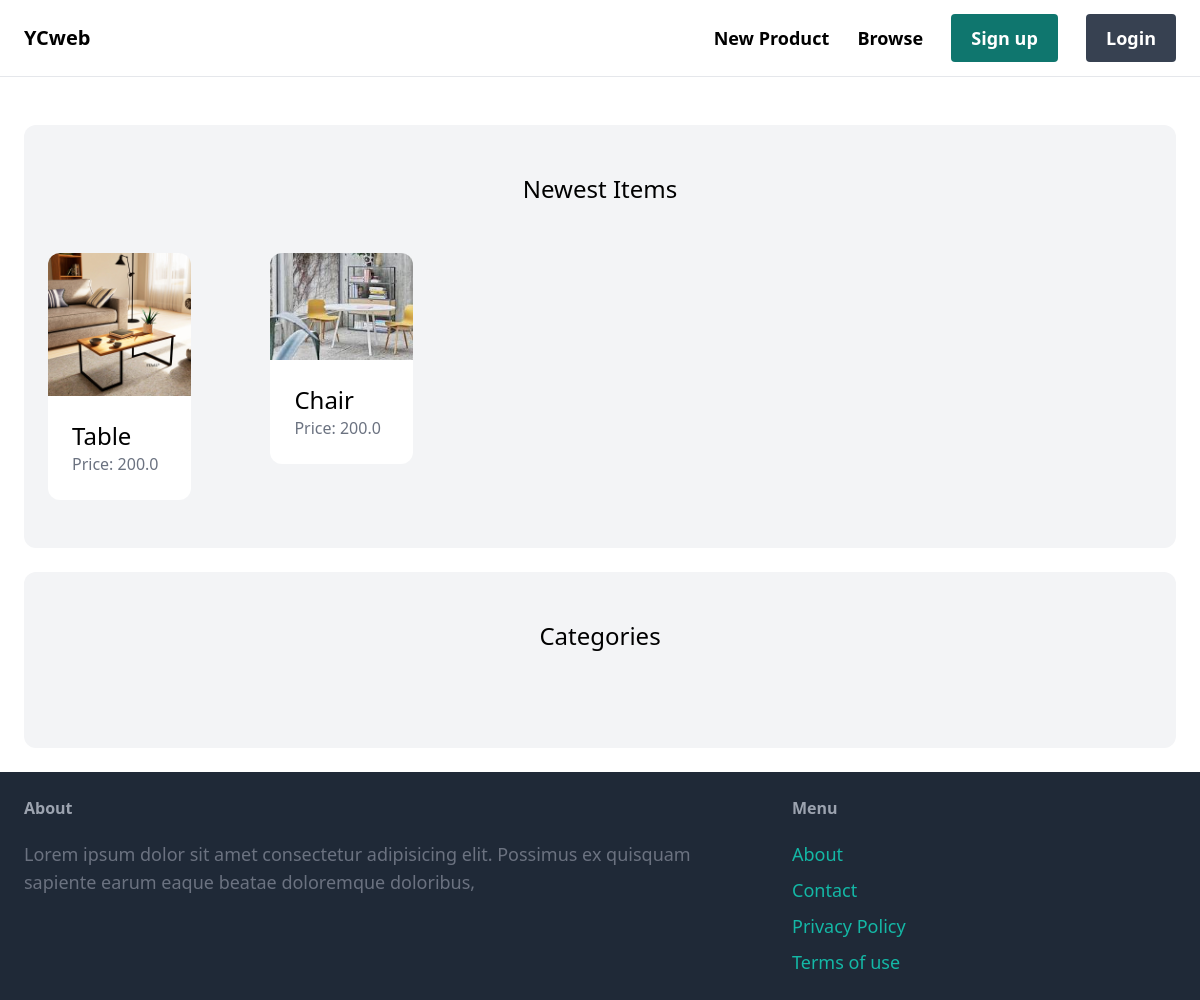
The page / on the database its author committed.
### item/models.py (models this page shows, shortened)
class Item(models.Model):
    category = models.ForeignKey(Category, related_name='items', on_delete=models.CASCADE)
    name = models.CharField(max_length=255)
    description = models.TextField(blank=True, null=True)
    price = models.FloatField()
    image = models.ImageField(upload_to='item_images', blank=True, null=True)
    is_sold = models.BooleanField(default=False)
    created_by = models.ForeignKey(User, related_name='items', on_delete=models.CASCADE)
    created_at = models.DateTimeField(auto_now_add=True)

### core/views.py (the view)
# urls.py: path('', views.index, name='index'),
def index(request):
    items = Item.objects.filter(is_sold=False)[0:6]
    categories = Category.objects.all()
    return render (request, 'core/index.html', {
        'categories': categories,
        'items': items,
    })

### core/templates/core/index.html (shortened to what this page needs)
{% extends 'core/base.html' %}
{% block content %}
    <div class="mt-6 px-6 py-12 bg-gray-100 rounded-xl">
        <h2 class="mb-12 text-2xl text-center">Newest Items</h2>
        <div class="grid grid-cols-5 gap-2">
            {% for item in items %}
              <div>
                <a href="{% url 'item:detail' item.id %}">
                    <div>
                        <img src={{ item.image.url }} class="rounded-t-xl w-2/3 h-auto">
                    </div>
                    <div class="p-6 bg-white rounded-b-xl w-2/3 h-auto">
                        <h2 class="text-2xl">{{ item.name }}</h2>
                        <p class="text-gray-500">Price: {{ item.price }}</p>
                    </div>
                </a>
              </div>
            {% endfor %}
        </div>
    </div>
    <div class="mt-6 px-6 py-12 bg-gray-100 rounded-xl">
        <h2 class="mb-12 text-2xl text-center">Categories</h2>
    </div>
{% endblock %}

### rows shown on the page
Item: image (picture), name "Table", price "200.0"
Item: image (picture), name "Chair", price "200.0"
